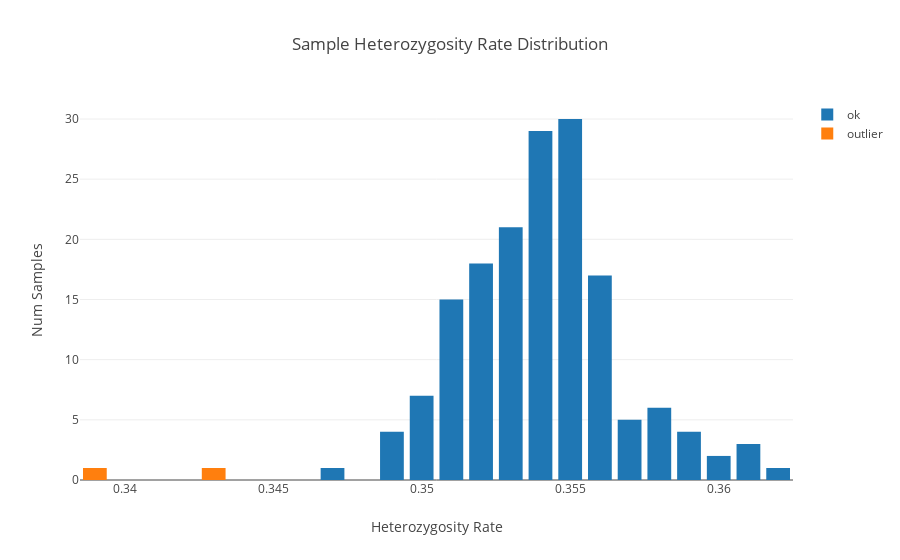

The notebook cell this image was saved under:
### Code cell
// Compare this distribution to the "Heterozygosity Distribution" section in the companion analysis
def df_het_rate = df
    // Restrict to only variants in linkage equilibrium
    .filter($"names"(0).isin(variants_to_keep:_*))
    // Limit to autosomal chromosomes as in https://www.cog-genomics.org/plink/1.9/basic_stats#ibc (--het)
    .filter($"contigName".cast("int").between(1, 22))

    // Compute stats across variants
    .selectExpr("sample_call_summary_stats(genotypes, referenceAllele, alternateAlleles) as qc")
    .withColumn("qc", explode($"qc"))

    // Determine rate and outliers
    .withColumn("hetRate", $"qc.nHet".cast("double") / $"qc.nCalled".cast("double"))

    // Identify outliers
    .transform(d => {
        d.crossJoin(d.agg(mean($"hetRate").as("hetRateMean"), stddev($"hetRate").as("hetRateStd")))
        .withColumn("hetRateLow", $"hetRateMean" - lit(3) * $"hetRateStd")
        .withColumn("hetRateHigh", $"hetRateMean" + lit(3) * $"hetRateStd")
        .withColumn("status", when(
            $"hetRate".between($"hetRateLow", $"hetRateHigh"), lit("ok")
        ).otherwise(lit("outlier")))
    })

df_het_rate
    .withColumn("bin", bround($"hetRate"/.001)*.001)
    .groupBy("status", "bin").count.sort($"status".asc, $"bin".asc)
    .fn(d => {
        Seq("ok", "outlier").map(s =>
            Bar(
                x=d.filter($"status" === s).map(_.getAs[Double]("bin")).collect.toList,
                y=d.filter($"status" === s).map(_.getAs[Long]("count")).collect.toList,
                name=s
            )
        ).plot(
            title="Sample Heterozygosity Rate Distribution",
            yaxis=Axis(title="Num Samples"),
            xaxis=Axis(title="Heterozygosity Rate")
        )
    })

### Figure 1 — Plotly figure (JSON) as saved in the notebook; plotly's stock layout.template omitted (floating-point values rounded to 4 significant figures)
{"data": [{"name": "ok", "type": "bar", "x": [0.347, 0.349, 0.35, 0.351, 0.352, 0.353, 0.354, 0.355, 0.356, 0.357, 0.358, 0.359, 0.36, 0.361, 0.362], "y": [1, 4, 7, 15, 18, 21, 29, 30, 17, 5, 6, 4, 2, 3, 1]}, {"name": "outlier", "type": "bar", "x": [0.339, 0.343], "y": [1, 1]}], "layout": {"title": "Sample Heterozygosity Rate Distribution", "xaxis": {"title": "Heterozygosity Rate"}, "yaxis": {"title": "Num Samples"}}}
